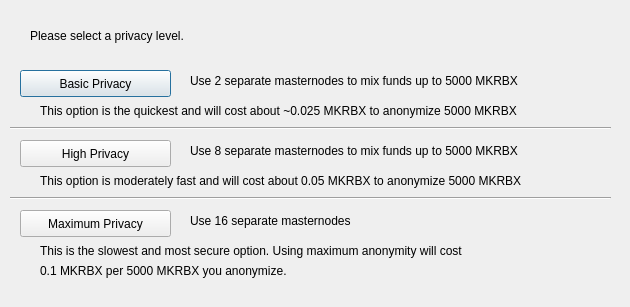
<?xml version="1.0" encoding="UTF-8"?>
<ui version="4.0">
 <class>ObfuscationConfig</class>
 <widget class="QDialog" name="ObfuscationConfig">
  <property name="geometry">
   <rect>
    <x>0</x>
    <y>0</y>
    <width>630</width>
    <height>307</height>
   </rect>
  </property>
  <property name="windowTitle">
   <string>Configure Obfuscation</string>
  </property>
  <widget class="QPushButton" name="buttonBasic">
   <property name="geometry">
    <rect>
     <x>20</x>
     <y>70</y>
     <width>151</width>
     <height>27</height>
    </rect>
   </property>
   <property name="text">
    <string>Basic Privacy</string>
   </property>
  </widget>
  <widget class="QPushButton" name="buttonHigh">
   <property name="geometry">
    <rect>
     <x>20</x>
     <y>140</y>
     <width>151</width>
     <height>27</height>
    </rect>
   </property>
   <property name="text">
    <string>High Privacy</string>
   </property>
  </widget>
  <widget class="QPushButton" name="buttonMax">
   <property name="geometry">
    <rect>
     <x>20</x>
     <y>210</y>
     <width>151</width>
     <height>27</height>
    </rect>
   </property>
   <property name="text">
    <string>Maximum Privacy</string>
   </property>
  </widget>
  <widget class="QLabel" name="label">
   <property name="geometry">
    <rect>
     <x>30</x>
     <y>20</y>
     <width>571</width>
     <height>31</height>
    </rect>
   </property>
   <property name="text">
    <string>Please select a privacy level.</string>
   </property>
  </widget>
  <widget class="QLabel" name="label_2">
   <property name="geometry">
    <rect>
     <x>190</x>
     <y>70</y>
     <width>421</width>
     <height>21</height>
    </rect>
   </property>
   <property name="text">
    <string>Use 2 separate masternodes to mix funds up to 5000 MKRBX</string>
   </property>
  </widget>
  <widget class="QLabel" name="label_3">
   <property name="geometry">
    <rect>
     <x>190</x>
     <y>140</y>
     <width>411</width>
     <height>21</height>
    </rect>
   </property>
   <property name="text">
    <string>Use 8 separate masternodes to mix funds up to 5000 MKRBX</string>
   </property>
  </widget>
  <widget class="QLabel" name="label_4">
   <property name="geometry">
    <rect>
     <x>190</x>
     <y>210</y>
     <width>421</width>
     <height>21</height>
    </rect>
   </property>
   <property name="text">
    <string>Use 16 separate masternodes</string>
   </property>
  </widget>
  <widget class="QLabel" name="label_6">
   <property name="geometry">
    <rect>
     <x>40</x>
     <y>100</y>
     <width>561</width>
     <height>21</height>
    </rect>
   </property>
   <property name="text">
    <string>This option is the quickest and will cost about ~0.025 MKRBX to anonymize 5000 MKRBX</string>
   </property>
  </widget>
  <widget class="QLabel" name="label_7">
   <property name="geometry">
    <rect>
     <x>40</x>
     <y>170</y>
     <width>561</width>
     <height>21</height>
    </rect>
   </property>
   <property name="text">
    <string>This option is moderately fast and will cost about 0.05 MKRBX to anonymize 5000 MKRBX</string>
   </property>
  </widget>
  <widget class="QLabel" name="label_8">
   <property name="geometry">
    <rect>
     <x>40</x>
     <y>240</y>
     <width>561</width>
     <height>21</height>
    </rect>
   </property>
   <property name="text">
    <string>This is the slowest and most secure option. Using maximum anonymity will cost</string>
   </property>
  </widget>
  <widget class="QLabel" name="label_9">
   <property name="geometry">
    <rect>
     <x>40</x>
     <y>260</y>
     <width>561</width>
     <height>21</height>
    </rect>
   </property>
   <property name="text">
    <string>0.1 MKRBX per 5000 MKRBX you anonymize.</string>
   </property>
  </widget>
  <widget class="Line" name="line">
   <property name="geometry">
    <rect>
     <x>10</x>
     <y>120</y>
     <width>601</width>
     <height>16</height>
    </rect>
   </property>
   <property name="orientation">
    <enum>Qt::Horizontal</enum>
   </property>
  </widget>
  <widget class="Line" name="line_2">
   <property name="geometry">
    <rect>
     <x>10</x>
     <y>190</y>
     <width>601</width>
     <height>16</height>
    </rect>
   </property>
   <property name="orientation">
    <enum>Qt::Horizontal</enum>
   </property>
  </widget>
 </widget>
 <resources/>
 <connections/>
</ui>
